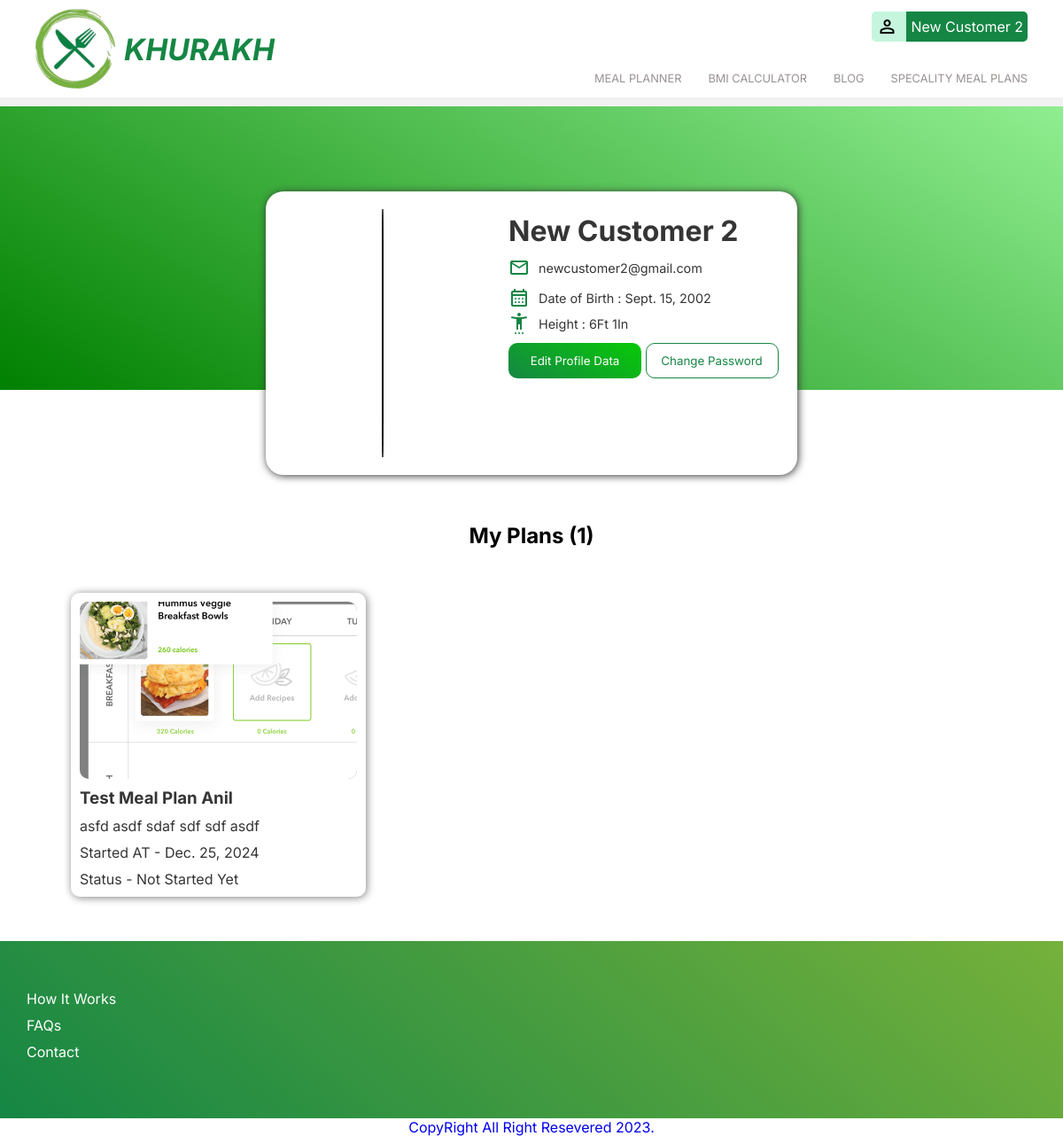
The app's page /profile/ (signed in) with its own data.
### mealplans/models.py (models this page shows, shortened)
class Customer(models.Model):
    user = models.OneToOneField(User,on_delete=models.CASCADE)
    age = models.PositiveIntegerField(blank=True,null=True)
    dob = models.DateField(blank=True,null=True)
    height_feet = models.PositiveIntegerField("Height (feet)", blank=True, null=True)
    height_inches = models.PositiveIntegerField("Height (inches)", blank=True, null=True)
    gender = models.CharField(max_length=10,choices=Gender.choices)
    created_at = models.DateTimeField(auto_now_add=True)
    updated_at = models.DateTimeField(auto_now=True)

class CustomerRegisteredPlan(models.Model):
    customer = models.ForeignKey(Customer,on_delete=models.CASCADE)
    plan = models.ForeignKey(MealPlan,on_delete=models.CASCADE)
    start_date = models.DateField()
    is_current_plan = models.BooleanField(default=False)
    is_expired = models.BooleanField(default=False)
    created_at = models.DateTimeField(auto_now_add=True)
    updated_at = models.DateTimeField(auto_now=True)

class MealPlan(models.Model):
    title = models.CharField(max_length=200)
    plan = models.ForeignKey(Plan,on_delete=models.CASCADE,related_name='meal_plans')
    image = models.ImageField(upload_to='images/plan/meal/',blank=True,null=True)
    health_level = models.IntegerField(choices=HealthLevelChoices.choices,null=True,blank=True)
    description = models.TextField(blank=True,null=True)
    is_popular = models.BooleanField(default=False)
    total_days = models.PositiveIntegerField()
    created_at = models.DateTimeField(auto_now_add=True)
    updated_at = models.DateTimeField(auto_now=True)

### mealplans/views.py (the view, shortened to what this page needs)
# urls.py: path('profile/',views.DashboardView.as_view(),name='profile'),
class DashboardView(View):
    template_name = 'profile/dashboard.html'
    def generate_day_month_year(self):
        days_list = list(range(1, 32))  # Days 1-31
        months_list = list(range(1, 13))  # Months 1-12
        current_year = datetime.now().year
        years_list = list(range(1900, current_year + 1))  # Years from 1900 to current year
        return {
            "days_list":days_list,
            "months_list":months_list,
            'years_list':years_list
        }
    def get(self,request):
        profile_data = get_object_or_404(Customer,user=request.user)
        dob_date = profile_data.dob
        dob = {
            'day': dob_date.day if dob_date else '',  # Extract day
            'month': dob_date.month if dob_date else '',  # Extract month
            'year': dob_date.year if dob_date else '',  # Extract year
        }
        date_options = self.generate_day_month_year()
        representation = {
            'first_name': profile_data.user.first_name,
            'last_name': profile_data.user.last_name,
            'email':profile_data.user.email,
            'gender':profile_data.gender,
            'age':profile_data.age,
            'date_of_birth':profile_data.dob,
            'dob': dob,
            'height_feet':profile_data.height_feet,
            'height_inch':profile_data.height_inches
        }
        my_plans = CustomerRegisteredPlan.objects.filter(customer=request.user.customer)
        plan_count = my_plans.count()
        context = {
            'profile_data':representation,
            'date_options':date_options,
            'my_plans':my_plans,
            'plans_count':plan_count,
        }
        return render(request,self.template_name,context)

### mealplans/templates/profile/dashboard.html (shortened to what this page needs)
{% extends 'main.html' %} {% block content %}
<div class="user_dashboard_container">
  <div class="profile_data_box primary-black">
    <div class="data_box">
        <div class="img_box">
        <img src="https://th.bing.com/th/id/R.5c946a3dd2d883c5b441d2b4ddd03279?rik=EDqSksNTjDHPWg&pid=ImgRaw&r=0" alt="">
        </div>
        <div class="data">
            <h1 class="text mt-5">{{profile_data.first_name}} {{profile_data.last_name}}</h1>
            <p class="mt-10"> <span class="icon material-symbols-outlined">
                </span>{{profile_data.email}}</p>
            <p class="mt-10"><span class=" icon material-symbols-outlined">
                </span>Date of Birth : {{profile_data.date_of_birth}}</p>
            <p class="mt-5"><span class="icon material-symbols-outlined">
                </span>Height : {{profile_data.height_feet}}Ft {{profile_data.height_inch}}In</p>
        <button class="global_btn mt-10" onclick="openProfileDialog()">Edit Profile Data</button>
        <button class="global_btn outline mt-10" onclick="openChangePassword()">Change Password</button>
        </div>
    </div>
  </div>
  <div class="my_meals">
    <h2 class="profile_plan_header">My Plans ({{plans_count}})</h2>
  {% if plans_count > 0 %}
  <div class="box_container">
    {% for content in my_plans %}
    <a href="{% url 'daily-plan-content' content.plan.id %}" class="content_box">
        <div class="img_box">
            <img src="{{content.plan.image.url}}" alt="">
        </div>
        <h3 class="content_header">{{content.plan.title}}</h3>
        <p class="short_description">{{content.plan.description}}</p>
        <p class="short_description">Started AT - {{content.start_date}}</p>
        {% if content.is_expired %}
          <p class="short_description">Status - Expired</p>
        {% else %}
        <p class="short_description">Status - Not Started Yet</p>
        {% endif %}
      {% endfor %}
</div>
{% else %}
<div class="no_plans_box">
  <h2>No Plans Registered Yet</h2>
  <a href="/meal-planner"><button class="global_btn">View Meals Plans</button></a>
  <a href="/bmi-calculator" class="mt-5 bmi_link">Calculate BMI and Get Personalized Recommendations</a>
</div>
{% endif %}
  </div>
</div>
{% endblock content %}

### templates/nav.html (shortened to what this page needs)
<nav class="navbar">
{%load static%}
    <a class="logo_box" href="/">
        <img src="{%static 'images/logo.svg'%}" alt="">
        <div class="title">
            <h2>KHURAKH</h2>
        </div>
    </a>
    <div class="right_nav_content">
        <div class="top_buttons">
            {% if user.is_authenticated %}
            <div class="user_box profile-icon"  onclick="toggleDropdown()">
                <span class="icon material-symbols-outlined">
                    </span>
                <div class="user-info">{{ user.first_name }} {{ user.last_name }}</div>
            </div>
            {% else %}
                <button class="global_btn outline" onclick="openDialog()">SIGN IN</button>
                <a href="/signup"><button class="global_btn">SIGN UP</button></a>
            {% endif %}
        </div>
        <div class="nav_items">
            <ul class="hide">
                <li><a href="{% url 'pre-meal-plan' %}">MEAL PLANNER</a></li>
                <li><a href="{% url 'calculator' %}">BMI CALCULATOR</a></li>
                <li><a href="{% url 'blog-view' %}">BLOG</a></li>
                <li><a href="/no-path">SPECALITY MEAL PLANS</a></li>
            </ul>
        </div>
    </div>
</nav>

### records on screen
Customer: date_of_birth "Sept. 15, 2002"
CustomerRegisteredPlan: plan.image (picture), plan "Test Meal Plan Anil", plan.description "asfd asdf sdaf sdf sdf asdf", start_date "Dec. 25, 2024", is_expired "Status - Not Started Yet"

### other values on screen
{{ user.first_name }} "New"
{{ user.last_name }} "Customer 2"
{{ profile_data.first_name }} "New"
{{ profile_data.last_name }} "Customer 2"
{{ profile_data.email }} "newcustomer2@gmail.com"
{{ profile_data.height_feet }} "6"
{{ profile_data.height_inch }} "1"
{{ plans_count }} "1"
